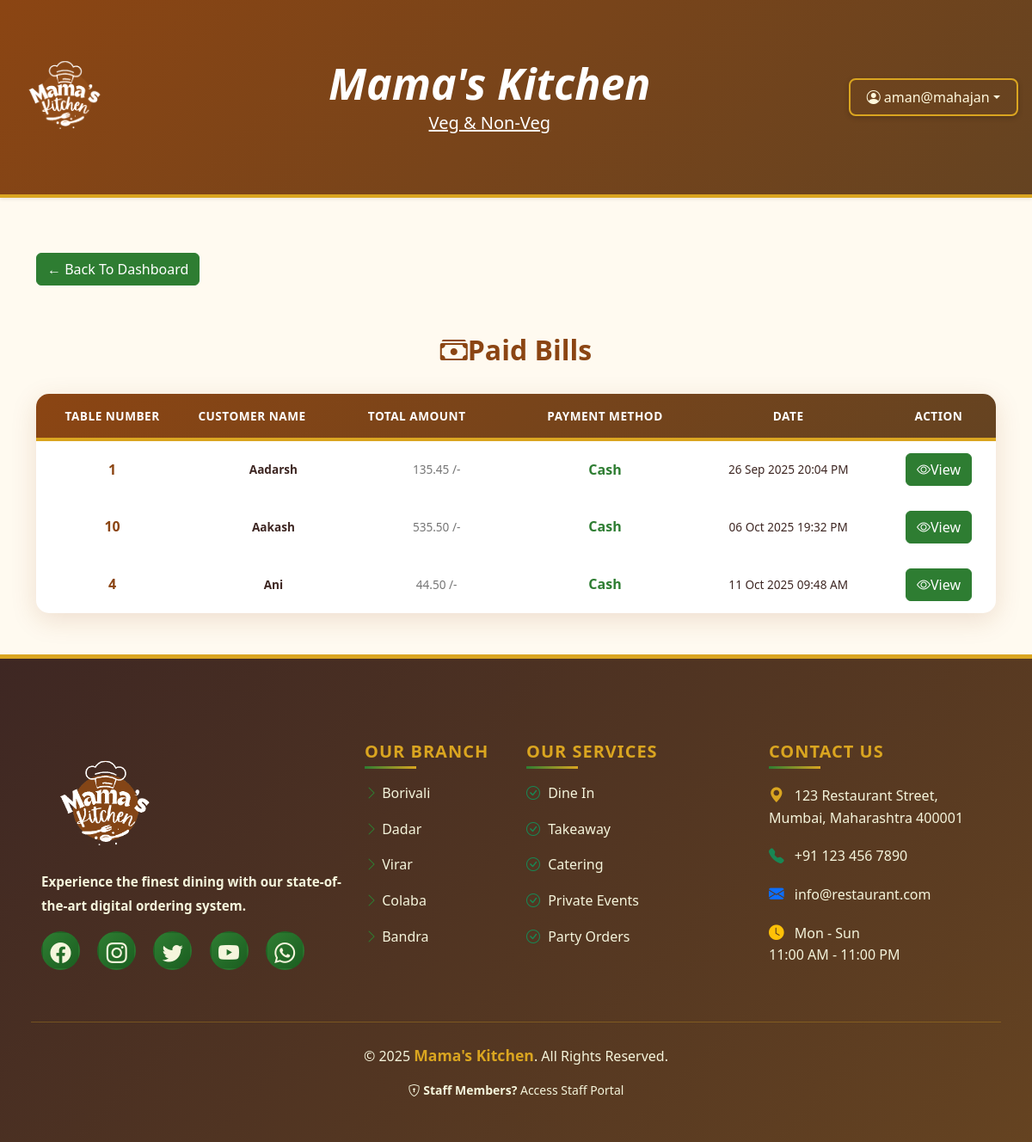
The app's page /cashier/paid-bills/ (signed in), older data.
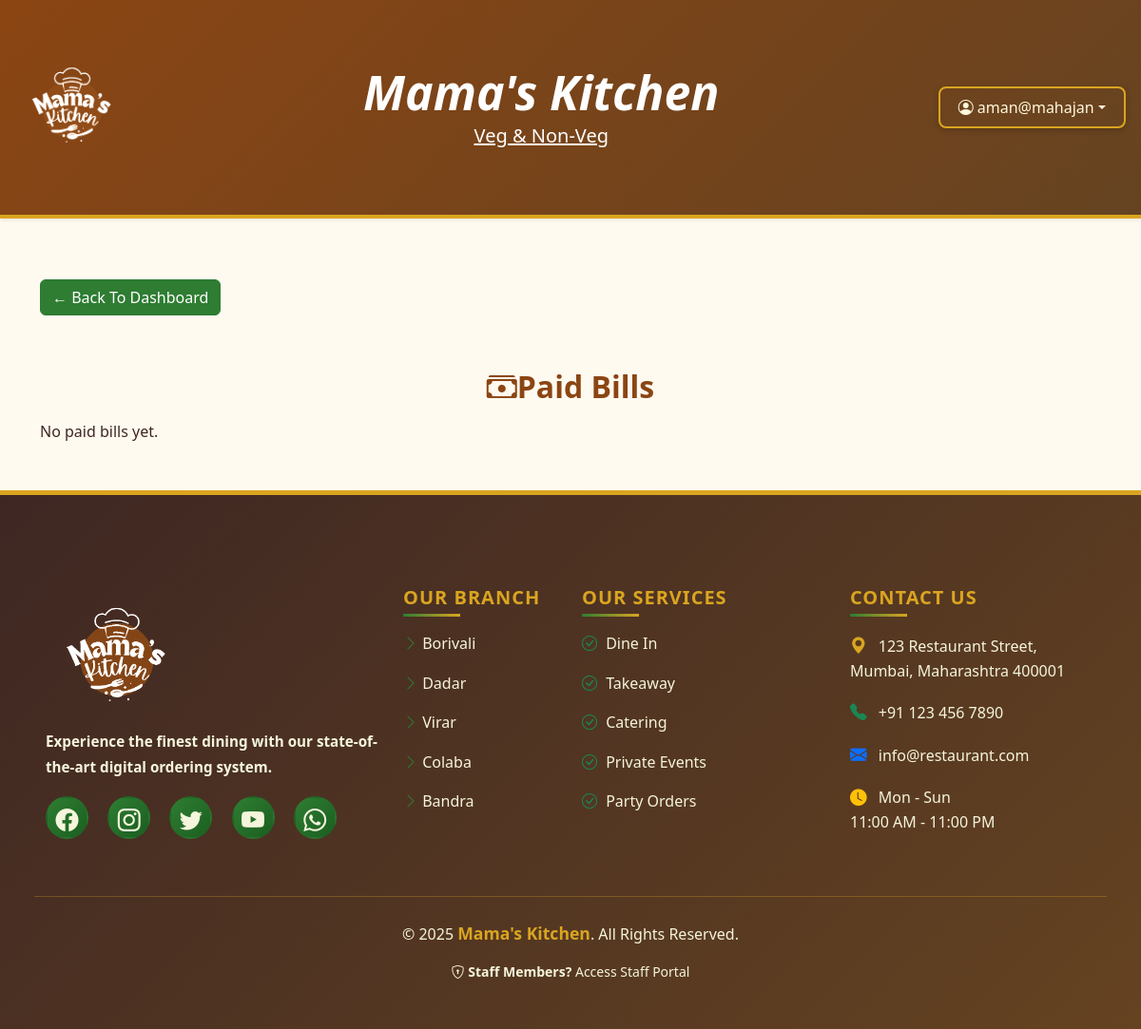
The same page, newer data.
### common/models.py (models this page shows, shortened)
class Bill(models.Model):
    order = models.OneToOneField(Order, on_delete=models.CASCADE)
    total = models.DecimalField(max_digits=8, decimal_places=2)
    tip = models.DecimalField(max_digits=6, decimal_places=2, default=0)
    is_paid = models.BooleanField(default=False)
    payment_method = models.CharField(max_length=10, blank=True, null=True)
    generated_at = models.DateTimeField(auto_now_add=True)

class Order(models.Model):
    table = models.ForeignKey(Table, on_delete=models.CASCADE)
    customer = models.ForeignKey(Customer, on_delete=models.CASCADE)
    waiter = models.ForeignKey(Staff, on_delete=models.SET_NULL, null=True, blank=True)
    status = models.CharField(max_length=20, default='Pending')  # e.g. pending, preparing, served, paid
    created_at = models.DateTimeField(auto_now_add=True)

class Table(models.Model):
    number = models.IntegerField(unique=True)
    capacity = models.IntegerField()
    is_occupied = models.BooleanField(default=False)
    assigned_waiter = models.ForeignKey('Staff', null=True, blank=True, on_delete=models.SET_NULL)
    last_activity = models.DateTimeField(auto_now=True)

class Customer(models.Model):
    name = models.CharField(max_length=100)
    mobile = models.CharField(max_length=10, unique=True)
    email = models.EmailField()
    otp = models.CharField(max_length=6)
    is_verified = models.BooleanField(default=False)
    table = models.ForeignKey(Table, null=True, blank=True, on_delete=models.SET_NULL)

### cashier/views.py (the view)
# urls.py: path('paid-bills/', views.paid_bills, name='paid_bills'),
@login_required
def paid_bills(request):
    bills = Bill.objects.filter(is_paid=True).select_related('order__customer', 'order__table')
    return render(request, 'cashier/paid_bills.html', {'bills': bills})

### templates/cashier/paid_bills.html
{% extends 'base.html' %}
{% block content %}
<div class="container mt-5">
    <a href="{% url 'cashier_dashboard' %}" class="btn btn-success mt-3 mb-4">← Back To Dashboard</a>
    <div class="text-center">
    <h3><i class="bi bi-cash-stack"></i>Paid Bills</h3>
    </div>
    {% if bills %}
    <table class="admin-table">
        <thead>
            <tr>
                <th scope="col">Table Number</th>
                <th scope="col">Customer Name</th>
                <th scope="col">Total Amount</th>
                <th scope="col">Payment Method</th>
                <th scope="col">Date</th>
                <th scope="col">Action</th>
            </tr>
        </thead>
        <tbody>
            {% for bill in bills %}
            <tr class="text-center">
                <td>{{ bill.order.table.number }}</td>
                <td>{{ bill.order.customer.name| title }}</td>
                <td>{{ bill.total }} /-</td>
                <td>{{ bill.payment_method }}</td>
                <td>{{ bill.generated_at|date:"d M Y H:i A" }}</td>
                <td>
                    <a href="{% url 'show_bill' bill.id %}" class="btn btn-success"><i class="bi bi-eye"></i>View</a>
                </td>
            </tr>
            {% endfor %}
        </tbody>
    </table>
    {% else %}
    <p>No paid bills yet.</p>
    {% endif %}
</div>
{% endblock %}

Row changes from the older to the newer data that the page shows:
removed Bill: order.table.number "1", order.customer.name "Aadarsh", total "135.45", payment_method "Cash", generated_at "26 Sep 2025 20:04 PM"
removed Bill: order.table.number "10", order.customer.name "Aakash", total "535.50", payment_method "Cash", generated_at "06 Oct 2025 19:32 PM"
removed Bill: order.table.number "4", order.customer.name "Ani", total "44.50", payment_method "Cash", generated_at "11 Oct 2025 09:48 AM"
Text that changed along with them:
text no longer shown: "TABLE NUMBER CUSTOMER NAME TOTAL AMOUNT PAYMENT METHOD DATE ACTION"
text now shown: "No paid bills yet."
